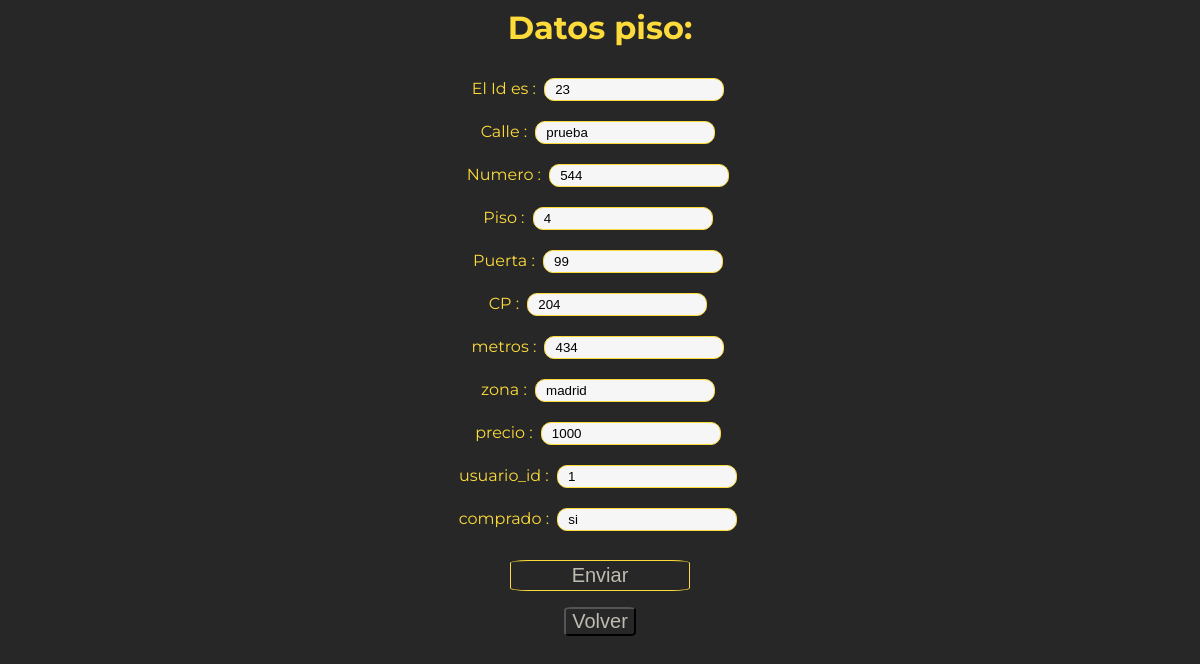
Screenshot of /modificar_piso2.php?id_piso=23 with the database file from the repository.
### tables this page shows
CREATE TABLE `pisos` (
  `Codigo_piso` int(11) NOT NULL AUTO_INCREMENT,
  `calle` varchar(40) NOT NULL,
  `numero` int(11) NOT NULL,
  `piso` int(11) NOT NULL,
  `puerta` varchar(5) NOT NULL,
  `cp` int(11) NOT NULL,
  `metros` int(11) NOT NULL,
  `zona` varchar(15) DEFAULT NULL,
  `precio` float NOT NULL,
  `imagen` varchar(100) NOT NULL,
  `usuario_id` int(11) DEFAULT NULL,
  `comprado` enum('si','no') DEFAULT NULL,
  PRIMARY KEY (`Codigo_piso`)
);

### modificar_piso2.php (the view, shortened to what this page needs)
<?php
$servername = "localhost";
$username = "root";
$password = "rootroot";
$dbname = "final";
$conn = mysqli_connect($servername, $username, $password, $dbname);
$piso_id=$_REQUEST["id_piso"];
$sql = "SELECT * FROM pisos where Codigo_piso='$piso_id';";
$result = mysqli_query($conn, $sql);
if (mysqli_num_rows($result) > 0)
{
 $row = mysqli_fetch_assoc($result);
  echo "<center><h1> Datos piso: </h1></center>";
  echo "<form action='modificar_piso3.php' method='get'>";
  echo " <p> El Id es :  <input type='text' name='id' value=".$row['Codigo_piso']." readonly>";
  echo " <p> Calle : <input type='text' name='calle' value=".$row['calle']." ></p>";
  echo " <p> Numero : <input type='text' name='numero' value=".$row['numero']."></p>";
  echo " <p> Piso : <input type='text' name='piso' value=".$row['piso']."></p>";
  echo " <p> Puerta : <input type='text' name='puerta' value=".$row['puerta']."></p>";
  echo " <p> CP : <input type='text' name='cp' value =".$row['cp']."></p>";
  echo " <p> metros : <input type='text' name='metros' value =".$row['metros']."></p>";
  echo " <p> zona : <input type='text' name='zona' value =".$row['zona']."></p>";
  echo " <p> precio : <input type='text' name='precio' value =".$row['precio']."></p>";
  echo " <p> usuario_id : <input type='text' name='usuario_id' value =".$row['usuario_id']."></p>";
  echo " <p> comprado : <input type='text' name='comprado' value =".$row['comprado']."></p>";
  echo "<br>";
  echo " <center><input type='submit' value='Enviar' class='boton_enviar'></center> ";
  echo "</form>";
  echo '<p><a href="modificar_piso.php"><button>Volver</button></a></p>';
} else {
    echo "No existe ese piso";
}
?>
<!DOCTYPE html>
<html lang="en" >
<head>
  </head>
  <body>
  </body>

### modificar_piso2.php (style rules this page uses)
body { background: #272727; color: #fddb3a; font-family: "Montserrat", sans-serif; }
p { margin: auto; text-align: center; }
button { border-radius: 10%; color: #bebcb0; background: #272727; font-size: 20px; }
input { width:180px; padding:3px 10px; border:1px solid #fddb3a; border-radius: 10px; background-color:#f6f6f6; margin: 10px 4; display:inline-block }
input.boton_enviar { border-radius: 10%; color: #bebcb0; background: #272727; font-size: 20px; margin: auto; text-align: center; margin-top: 0%; }

### rows the page displays
pisos: id "23", calle "prueba", numero "544", piso "4", puerta "99", cp "204", metros "434", zona "madrid", precio "1000", usuario_id "1", comprado "si"
